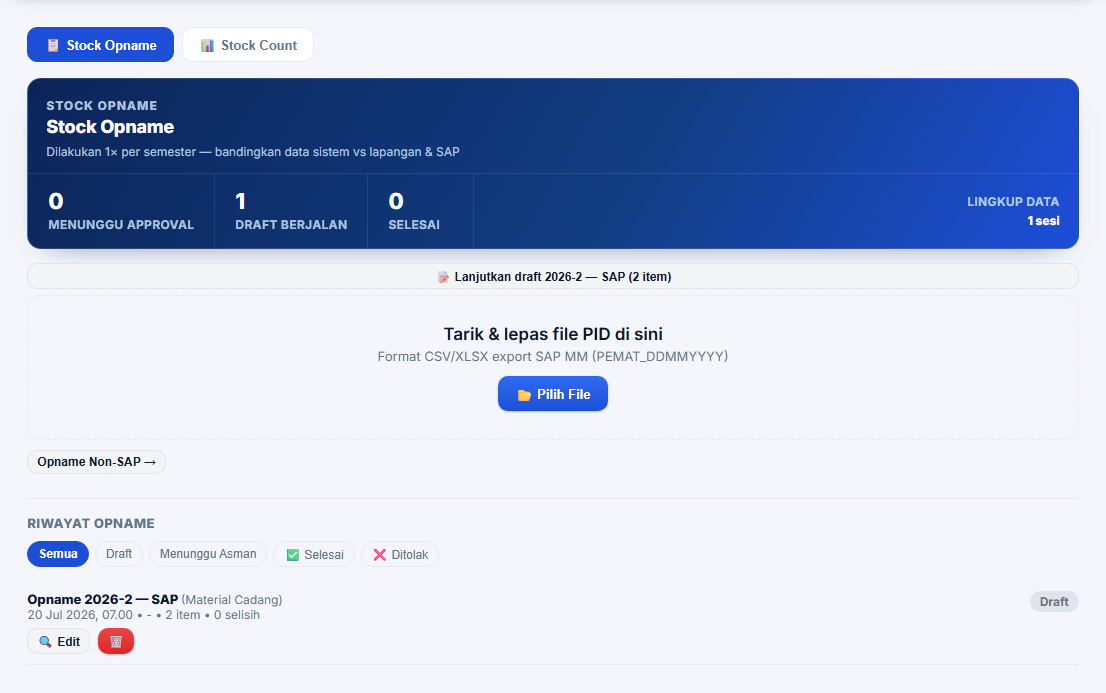
#> input picture docs/user-guides/assets/opname-01-daftar.png, 1106 x 693 px; its folder holds 6 pictures in this run
$ python build-tutorials.py
#> lines starting #> are read from the running program, lines starting #| are printed output that depends on the picture
from __future__ import annotations

from pathlib import Path
from typing import Iterable

from PIL import Image, ImageDraw, ImageFont, ImageOps
from docx import Document
from docx.enum.section import WD_SECTION
from docx.enum.table import WD_CELL_VERTICAL_ALIGNMENT, WD_TABLE_ALIGNMENT
from docx.enum.text import WD_ALIGN_PARAGRAPH, WD_BREAK
from docx.oxml import OxmlElement
from docx.oxml.ns import qn
from docx.shared import Cm, Inches, Pt, RGBColor


ROOT = Path(__file__).resolve().parents[2]
GUIDE_DIR = ROOT / "docs" / "user-guides"
ASSET_DIR = GUIDE_DIR / "assets"
ANNOTATED_DIR = ASSET_DIR / "annotated"
LOGO = ROOT / "src" / "assets" / "Logo_PLN.png"

BLUE = "1246A0"
NAVY = "0B2E63"
LIGHT_BLUE = "EAF2FF"
PALE_BLUE = "F5F8FE"
YELLOW = "F8D117"
GREEN = "16834A"
RED = "C62828"
GRAY = "64748B"
LIGHT_GRAY = "D9E0EA"
BLACK = "000000"
WHITE = "FFFFFF"


# [127 lines left out: functions set_cell_shading, set_cell_border, set_repeat_table_header, set_alt_text, add_page_number, clear_paragraph_border and 4 more, not called in this run]


def annotate_image(
    source_name: str,
    output_name: str,
    targets: list[tuple[float, float]],
    crop: tuple[float, float, float, float] | None = None,
    crop_bands: list[tuple[float, float]] | None = None,
) -> Path:
#> called with source_name = 'opname-01-daftar.png', output_name = 'opname-list.png'
    source = ASSET_DIR / source_name
    image = Image.open(source).convert("RGB")
#> image is the input picture: PIL image 1106x693 RGB; mean R, G, B 187.5, 198.7, 222
    if crop_bands:
        orig_h = image.height
        image, offsets = _stitch_bands(image, crop_bands)
        target_points = [(int(image.width * x), _map_band_y(y, orig_h, offsets)) for x, y in targets]
    elif crop:
        left = int(image.width * crop[0])
        top = int(image.height * crop[1])
        right = int(image.width * crop[2])
        bottom = int(image.height * crop[3])
        image = image.crop((left, top, right, bottom))
        target_points = [(int(image.width * x), int(image.height * y)) for x, y in targets]
    else:
        target_points = [(int(image.width * x), int(image.height * y)) for x, y in targets]
#> target_points = [(553, 284), (132, 609)]

    # No on-image markers — clean screenshot only (guidance lives in the step text).
    # `targets` is kept in the signature so crop_bands y-mapping stays available, but
    # nothing is drawn on the image. Subtle 1px frame for a tidy, premium look.
    del target_points
    framed = ImageOps.expand(image, border=1, fill=(217, 224, 234))
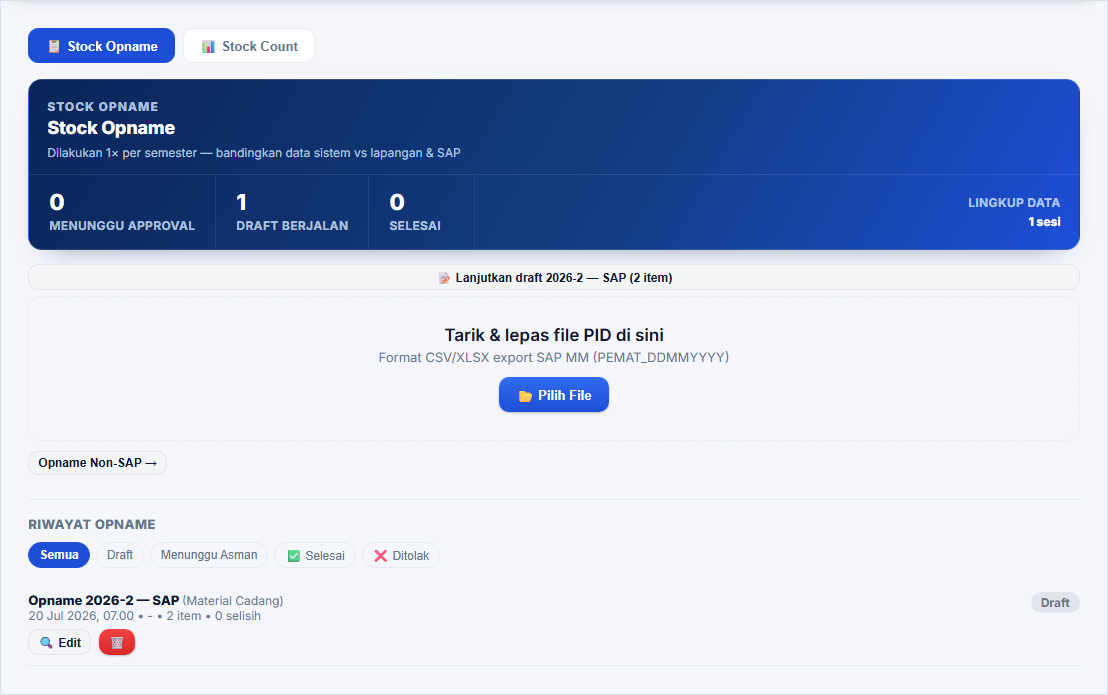
#> framed: PIL image 1108x695 RGB; mean R, G, B 187.6, 198.8, 222.1
    ANNOTATED_DIR.mkdir(parents=True, exist_ok=True)
    output = ANNOTATED_DIR / output_name
    framed.save(output, quality=94, optimize=True)
    return output


ANNOTATIONS = {
    "opname_list": annotate_image("opname-01-daftar.png", "opname-list.png", [(0.50, 0.41), (0.12, 0.88)]),
    "opname_upload": annotate_image("opname-03-upload.png", "opname-upload.png", [(0.50, 0.39), (0.50, 0.47)]),
    "opname_dashboard": annotate_image("opname-02-dashboard.png", "opname-dashboard.png", [(0.13, 0.20), (0.91, 0.95), (0.14, 0.62)]),
    "opname_field": annotate_image("opname-04-mode-lapangan.png", "opname-field.png", [(0.50, 0.32), (0.85, 0.58), (0.85, 0.84)], crop=(0, 0, 1, 0.42)),
    "opname_items": annotate_image("opname-05-daftar-barang.png", "opname-items.png", [(0.68, 0.95), (0.32, 0.24)], crop_bands=[(0, 0.30), (0.87, 1.0)]),
    "opname_qty": annotate_image("opname-06-input-fisik.png", "opname-qty.png", [(0.50, 0.30), (0.49, 0.90)], crop_bands=[(0, 0.36), (0.86, 1.0)]),
    "opname_recon": annotate_image("opname-07-rekonsiliasi.png", "opname-recon.png", [(0.42, 0.70), (0.72, 0.70), (0.91, 0.08)]),
    "approval": annotate_image("approval-01-asman.png", "approval-asman.png", [(0.86, 0.46), (0.09, 0.61), (0.83, 0.61)]),
    "opname_done": annotate_image("opname-08-selesai.png", "opname-done.png", [(0.83, 0.87)]),
    "count_start": annotate_image("stockcount-01-awal.png", "count-start.png", [(0.15, 0.36), (0.48, 0.50)]),
    "count_review": annotate_image("stockcount-02-review-draft.png", "count-review.png", [(0.21, 0.56), (0.73, 0.68), (0.50, 0.92)]),
    "count_history": annotate_image("stockcount-03-riwayat.png", "count-history.png", [(0.17, 0.47), (0.83, 0.55)]),
    "maturity_dashboard": annotate_image("maturity-01-dashboard.png", "maturity-dashboard.png", [(0.17, 0.13), (0.39, 0.21), (0.73, 0.36)]),
    "maturity_list": annotate_image("maturity-02-daftar-audit.png", "maturity-list.png", [(0.50, 0.20), (0.90, 0.61)]),
    "maturity_input": annotate_image("maturity-03-input-audit.png", "maturity-input.png", [(0.20, 0.36), (0.28, 0.56), (0.80, 0.93)]),
    "maturity_evidence": annotate_image("maturity-04-upload-evidence.png", "maturity-evidence.png", [(0.25, 0.30), (0.60, 0.46), (0.84, 0.42)], crop=(0, 0, 1, 0.63)),
    "maturity_exit": annotate_image("maturity-05-konfirmasi-keluar.png", "maturity-exit.png", [(0.46, 0.53), (0.59, 0.55)]),
    "maturity_5s_top": annotate_image("maturity-06-form-5s.png", "maturity-5s-top.png", [(0.20, 0.13), (0.90, 0.33)], crop=(0, 0, 1, 0.54)),
    "maturity_5s_bottom": annotate_image("maturity-06-form-5s.png", "maturity-5s-bottom.png", [(0.84, 0.67), (0.83, 0.91)], crop=(0, 0.48, 1, 1)),
}
#> call 2 of annotate_image, with source_name = 'opname-03-upload.png', output_name = 'opname-upload.png'
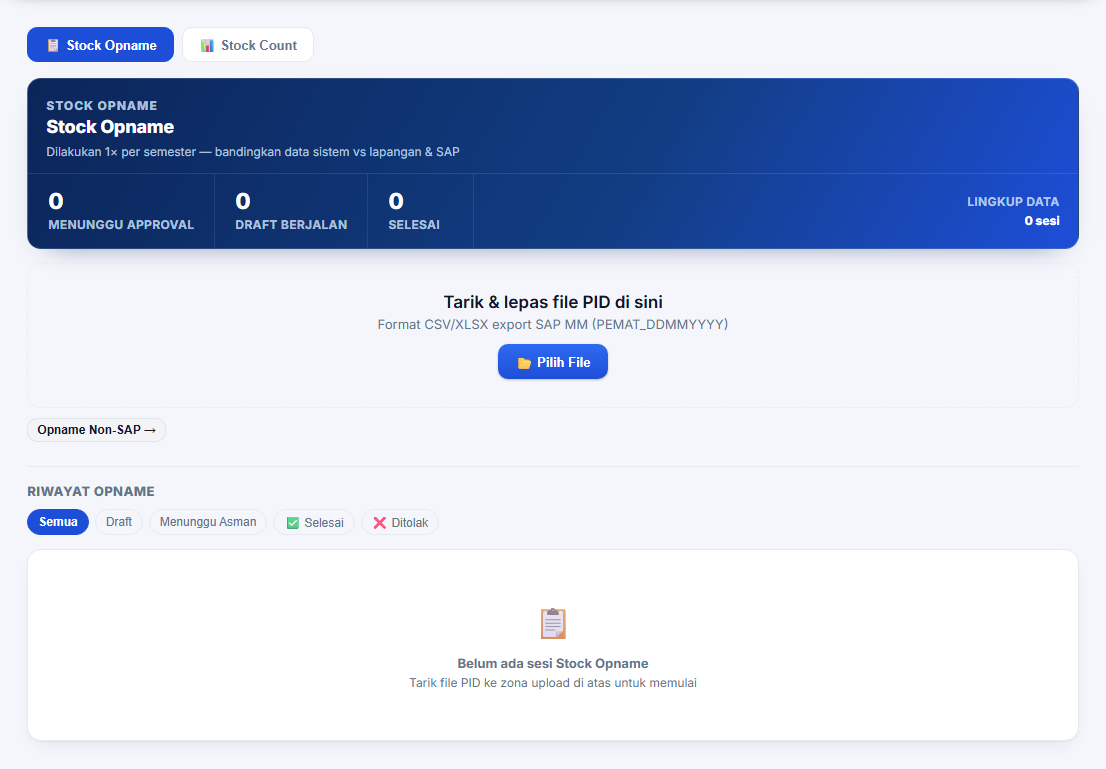
#> input picture docs/user-guides/assets/opname-03-upload.png, 1106 x 769 px
#> in annotate_image, image is the input picture: PIL image 1106x769 RGB; mean R, G, B 195.8, 205.8, 226.3
#> in annotate_image (call 2), `framed = ImageOps.expand(image, border=1, fill=(217, 224, 234))`:
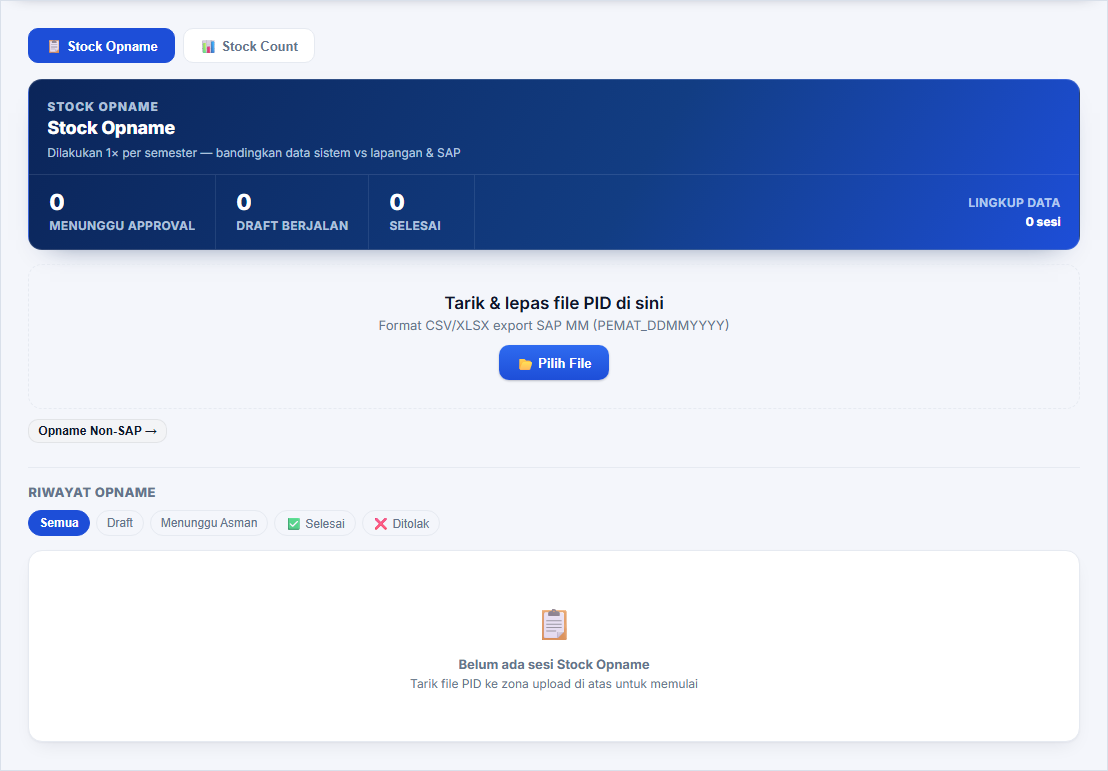
#> framed: PIL image 1108x771 RGB; mean R, G, B 195.9, 205.9, 226.3
#> (the run stopped early here; a loop or call above may not have finished)
